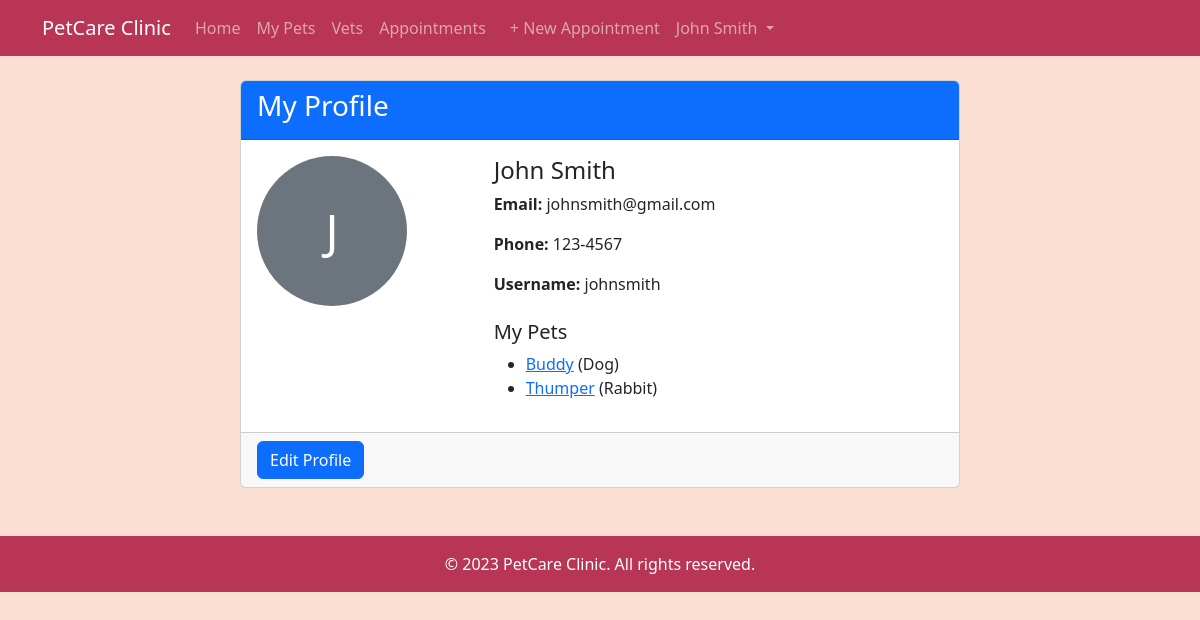
/profile/ (signed in), run on the app's committed database.
### clinic/models.py (models this page shows, shortened)
class Owner(AbstractUser):
    phone = models.CharField(max_length=15, blank=True)
    profile_picture = models.ImageField(upload_to='profile_pics/', blank=True, null=True)
    class Meta:
        verbose_name = "Owner"
        verbose_name_plural = "Owners"

class Pet(models.Model):
    owner = models.ForeignKey(Owner, on_delete=models.CASCADE, related_name='pets')
    name = models.CharField(max_length=100)
    species = models.CharField(max_length=50)
    breed = models.CharField(max_length=100)
    photo = models.ImageField(upload_to='pet_photos/', null=True, blank=True)
    created_at = models.DateTimeField(auto_now_add=True)
    updated_at = models.DateTimeField(auto_now=True)

### clinic/views.py (the view)
# urls.py: path('profile/', OwnerProfileView.as_view(), name='owner-profile'),
class OwnerProfileView(LoginRequiredMixin, DetailView):
    template_name = 'clinic/owner_profile.html'
    def get_object(self):
        return self.request.user

### clinic/templates/clinic/owner_profile.html (shortened to what this page needs)
{% extends 'clinic/base.html' %}
{% block content %}
<div class="container mt-4">
    <div class="row">
        <div class="col-md-8 mx-auto">
            <div class="card">
                <div class="card-header bg-primary text-white">
                    <h3>My Profile</h3>
                </div>
                <div class="card-body">
                    <div class="row">
                        <div class="col-md-4 text-center">
                            <div class="profile-pic mb-3">
                                {% if user.profile_picture %}
                                <img src="{{ user.profile_picture.url }}" class="rounded-circle" width="150" height="150">
                                {% else %}
                                <div class="rounded-circle bg-secondary text-white d-flex align-items-center justify-content-center" style="width:150px;height:150px;font-size:3rem;">
                                    {{ user.first_name|first|upper }}
                                </div>
                                {% endif %}
                            </div>
                        </div>
                        <div class="col-md-8">
                            <h4>{{ user.get_full_name }}</h4>
                            <p><strong>Email:</strong> {{ user.email }}</p>
                            <p><strong>Phone:</strong> {{ user.phone }}</p>
                            <p><strong>Username:</strong> {{ user.username }}</p>
                            <div class="mt-4">
                                <h5>My Pets</h5>
                                <ul>
                                    {% for pet in user.pets.all %}
                                    <li>
                                        <a href="{% url 'pet-detail' pet.pk %}">{{ pet.name }}</a> ({{ pet.species }})
                                    </li>
                                    {% empty %}
                                    <li>No pets registered</li>
                                    {% endfor %}
                                </ul>
                            </div>
                        </div>
                    </div>
                </div>
                <div class="card-footer">
                    <a href="{% url 'owner-update' %}" class="btn btn-primary">Edit Profile</a>
                </div>
            </div>
        </div>
    </div>
</div>
{% endblock %}

### clinic/templates/clinic/base.html (shortened to what this page needs)
<!DOCTYPE html>
<html lang="en">
<head>
    <link href="https://cdn.jsdelivr.net/npm/bootstrap@5.3.0/dist/css/bootstrap.min.css" rel="stylesheet">
</head>
<body>
    <nav class="navbar navbar-expand-lg navbar-dark">
        <div class="container">
            <a class="navbar-brand" href="{% url 'clinic-home' %}">PetCare Clinic</a>
            <div class="collapse navbar-collapse" id="navbarNav">
                <ul class="navbar-nav">
                    <li><a class="nav-link" href="{% url 'clinic-home' %}">Home</a></li>
                    {% if user.is_authenticated %}
                        <li><a class="nav-link" href="{% url 'pet-list' %}">My Pets</a></li>
                        <li><a class="nav-link" href="{% url 'vet-list' %}">Vets</a></li>
                        <li><a class="nav-link" href="{% url 'appointment-list' %}">Appointments</a></li>
                        <li><a class="nav-link btn btn-sm btn-primary ms-2" href="{% url 'appointment-create' %}">+ New Appointment</a></li>
                        <li class="nav-item dropdown">
                            <a class="nav-link dropdown-toggle" href="#" id="navbarDropdown" role="button" data-bs-toggle="dropdown">
                                {{ user.get_full_name }}
                            </a>
                        </li>
                    {% else %}
                        <li><a class="nav-link" href="{% url 'owner-login' %}">Login</a></li>
                        <li><a class="nav-link" href="{% url 'owner-register' %}">Register</a></li>
                    {% endif %}
                </ul>
            </div>
        </div>
    </nav>
    <div class="container">
        {% block content %}{% endblock %}
    </div>
    <footer class="mt-5 py-3 text-center" style="background-color: var(--maroon); color: white;">
        <p class="mb-0">© 2023 PetCare Clinic. All rights reserved.</p>
    </footer>
</body>
</html>

### clinic/templates/clinic/base.html (style rules this page uses)
:root { --maroon: #b83556; --parrot-pink: #dc97a5; --ucla-blue: #55768c; --lumber: #faded2; --milk-chocolate: #845747; }
body { background-color: var(--lumber); font-family: 'Segoe UI', Tahoma, Geneva, Verdana, sans-serif; }
.navbar { background-color: var(--maroon); }

### data on the page
Owner: get_full_name "John Smith", first_name|first "J", email "johnsmith@gmail.com", phone "123-4567", username "johnsmith"
Pet: name "Buddy", species "Dog"
Pet: name "Thumper", species "Rabbit"
